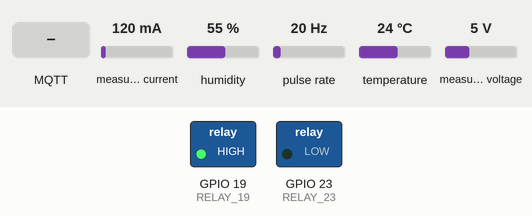
Simulated run of this sketch. Board: ESP32. On the bench: switched loads named in the sketch (green lamp = pin HIGH). Wiring (inferred from the names in the program): pulse sensor: data GPIO 35. The inputs (shaded band) are chosen by the test bench; at power-on: measured current 120 mA, humidity 55 %, pulse rate 20 Hz, temperature 24 °C, measured voltage 5 V. WiFi joins after 1.5 s; servers stay silent unless stated; random numbers use the default seed unless the sketch sets one; no MQTT or app messages arrive unless stated; what the sketch prints to the serial monitor is not drawn.

Above: at 3.7 s.
3.8 s: MQTT message "1" arrives on the first subscribed topic
At 4.2 s:
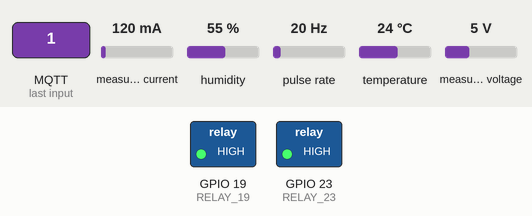
7.3 s: MQTT message "0" arrives on the second subscribed topic
At 7.6 s:
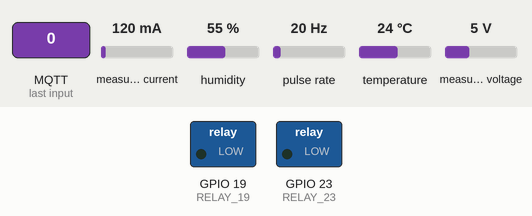
8.8 s: MQTT message "1" arrives on the first subscribed topic
At 9.2 s:
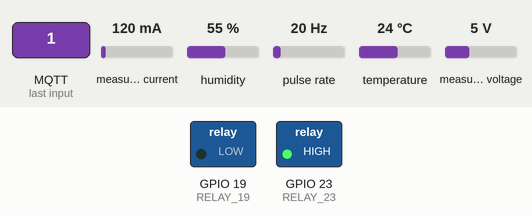
Timing chart, 0 to 12.3 s (numbered marks = the images above; inputs shaded):
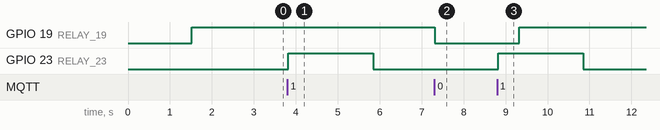

The sketch:

esp32_motor_monitor_mqtt.ino
```cpp
#include <WiFi.h>
#include <WiFiClientSecure.h>
#include <PubSubClient.h>
#include <Wire.h>
#include <PZEM004Tv30.h>
#include "DHTesp.h"
#include <ArduinoJson.h>

// ================================
// CONFIGURACIÓN WIFI
// ================================
const char* ssid = "iPhone de Mayra";           // Cambia esto
const char* password = "may112233";   // Cambia esto

// ================================
// CONFIGURACIÓN MQTT (Test Mosquitto - público)
// ================================
const char* mqtt_server = "087ff76994dc4fd4b47546d2309632e3.s1.eu.hivemq.cloud";
const int mqtt_port = 8883;
const char* mqtt_user = "motor_admin";
const char* mqtt_pass = "motor1234L";

WiFiClientSecure espClient;
PubSubClient client(espClient);

// ================================
// DHT22
// ================================
#define DHT_PIN 12
DHTesp dht;
unsigned long lastDHT = 0;
const unsigned long DHT_INTERVAL = 5000;  // Publicar cada 5s (temperatura cambia lento)

// ================================
// PZEM-004T v3 (3 Sensores Trifásicos)
// Todos conectados al mismo UART (Serial2) con diferentes direcciones Modbus
// ================================
#define RXD2 16
#define TXD2 17

HardwareSerial pzemSerial(2);  // Usar UART2

// Constructores CORRECTOS
PZEM004Tv30 pzemA(pzemSerial, RXD2, TXD2, 0x01);  // Dirección 0x01
PZEM004Tv30 pzemB(pzemSerial, RXD2, TXD2, 0x02);  // Dirección 0x02
PZEM004Tv30 pzemC(pzemSerial, RXD2, TXD2, 0x03);  // Dirección 0x03

unsigned long lastPZEM = 0;
const unsigned long PZEM_INTERVAL = 5000;  // Publicar cada 5s (evitar saturación)

// ================================
// SENSOR RPM
// ================================
#define SENSOR_RPM 35
#define PULSOS_POR_REV 1

volatile unsigned long pulsos = 0;
unsigned long tPrevRPM = 0;
float rpm = 0;

// ================================
// RELÉS (Control de Motor)
// ================================
#define RELAY_19 19   // normalmente energizado (STOP)
#define RELAY_23 23   // normalmente apagado (START)

unsigned long t19 = 0, t23 = 0;
bool activo19 = false;
bool activo23 = false;

// ================================
// VARIABLES GLOBALES
// ================================
unsigned long lastReconnect = 0;
unsigned long lastPublish = 0;
const unsigned long PUBLISH_INTERVAL = 1000;  // Publicar cada 1 segundo

// ================================
// INTERRUPCIÓN RPM
// ================================
void IRAM_ATTR contarPulsos() {
  pulsos++;
}

// ================================
// CALLBACK MQTT
// ================================
void callback(char* topic, byte* payload, unsigned int length) {
  String mensaje = "";
  for (int i = 0; i < length; i++) {
    mensaje += (char)payload[i];
  }

  Serial.print("📥 Mensaje recibido [");
  Serial.print(topic);
  Serial.print("]: ");
  Serial.println(mensaje);

  // ===== CONTROL DE MOTOR =====
  String topicStr = String(topic);

  // START Motor - Encender relé 23 por 2s
  if (topicStr == "motor/control/start" && mensaje == "1") {
    if (!activo23) {
      digitalWrite(RELAY_23, HIGH);
      activo23 = true;
      t23 = millis();
      Serial.println("🟢 MOTOR START - Relé 23 ON (2s)");
      client.publish("motor/status", "starting");
    }
  }

  // STOP Motor - Apagar relé 19 por 2s
  else if (topicStr == "motor/control/stop" && mensaje == "0") {
    if (!activo19) {
      digitalWrite(RELAY_19, LOW);
      activo19 = true;
      t19 = millis();
      Serial.println("🔴 MOTOR STOP - Relé 19 OFF (2s)");
      client.publish("motor/status", "stopping");
    }
  }

  // ===== COMANDOS DE MANTENIMIENTO (Laboratorio) =====
  // Reiniciar energía acumulada
  else if (topicStr == "motor/maintenance/reset_energy") {
    pzemA.resetEnergy();
    pzemB.resetEnergy();
    pzemC.resetEnergy();
    Serial.println("⚡ Energía reseteada en todos los PZEM");
    client.publish("motor/maintenance/status", "energy_reset_ok");
  }

  // Test de vibración (simular lectura alta)
  else if (topicStr == "motor/maintenance/test_vibration") {
    // Publicar valor de prueba alto
    client.publish("motor/vibracion", "15.5");
    Serial.println("🔬 Test de vibración: 15.5 mm/s");
    client.publish("motor/maintenance/status", "vibration_test_ok");
  }

  // Test de temperatura (simular alta temperatura)
  else if (topicStr == "motor/maintenance/test_temperature") {
    client.publish("motor/temperatura", "85.0");
    Serial.println("🌡️ Test de temperatura: 85°C");
    client.publish("motor/maintenance/status", "temperature_test_ok");
  }

  // Calibrar sensores PZEM
  else if (topicStr == "motor/maintenance/calibrate") {
    Serial.println("🔧 Calibrando sensores PZEM...");
    // Los PZEM se auto-calibran, solo confirmamos
    delay(100);
    client.publish("motor/maintenance/status", "calibration_ok");
  }
}

// ================================
// SETUP WIFI
// ================================
void setup_wifi() {
  delay(10);
  Serial.println();
  Serial.print("📡 Conectando a ");
  Serial.println(ssid);

  WiFi.begin(ssid, password);

  int intentos = 0;
  while (WiFi.status() != WL_CONNECTED && intentos < 20) {
    delay(500);
    Serial.print(".");
    intentos++;
  }

  if (WiFi.status() == WL_CONNECTED) {
    Serial.println();
    Serial.println("✅ WiFi conectado");
    Serial.print("📍 IP: ");
    Serial.println(WiFi.localIP());
  } else {
    Serial.println();
    Serial.println("❌ Error: No se pudo conectar a WiFi");
  }
}

// ================================
// RECONECTAR MQTT
// ================================
void reconnect() {
  if (millis() - lastReconnect < 3000) return;  // Intentar cada 3s (más rápido)
  lastReconnect = millis();

  // VERIFICAR WIFI PRIMERO
  if (WiFi.status() != WL_CONNECTED) {
    Serial.println("❌ WiFi desconectado! Reconectando...");
    setup_wifi();
    if (WiFi.status() != WL_CONNECTED) {
      Serial.println("❌ No se pudo reconectar WiFi. Abortando intento MQTT.");
      return;
    }
  }

  Serial.println();
  Serial.println("========================================");
  Serial.print("🔄 Intentando conexión MQTT a: ");
  Serial.println(mqtt_server);
  Serial.print("📡 Puerto: ");
  Serial.println(mqtt_port);

  String clientId = "ESP32_Motor_" + String(random(0xffff), HEX);
  Serial.print("🆔 Client ID: ");
  Serial.println(clientId);

  Serial.println("🔐 Conectando a HiveMQ Cloud...");
  Serial.print("📶 WiFi RSSI: ");
  Serial.print(WiFi.RSSI());
  Serial.println(" dBm");
  Serial.print("🌐 IP Local: ");
  Serial.println(WiFi.localIP());

  espClient.setInsecure();  // Acepta cualquier certificado SSL
  bool conectado = client.connect(clientId.c_str(), mqtt_user, mqtt_pass);

  if (conectado) {
    Serial.println("✅ ¡MQTT CONECTADO EXITOSAMENTE!");
    Serial.println("========================================");

    // Suscribirse a topics de control con QoS 1 (prioridad alta)
    client.subscribe("motor/control/start", 1);
    client.subscribe("motor/control/stop", 1);
    client.subscribe("motor/maintenance/#", 0);  // Todos los comandos de mantenimiento

    Serial.println("📨 Suscrito a topics:");
    Serial.println("  - motor/control/start");
    Serial.println("  - motor/control/stop");
    Serial.println("  - motor/maintenance/#");

    // Publicar estado inicial
    client.publish("motor/status", "connected");
    Serial.println("✉️ Estado publicado: connected");

  } else {
    Serial.print("❌ ERROR DE CONEXIÓN, código: ");
    int rc = client.state();
    Serial.print(rc);
    Serial.print(" - ");

    // Explicar códigos de error
    switch(rc) {
      case -4: Serial.println("Timeout en conexión"); break;
      case -3: Serial.println("Conexión perdida"); break;
      case -2: Serial.println("Falló conexión de red"); break;
      case -1: Serial.println("Cliente desconectado"); break;
      case 1: Serial.println("Versión de protocolo incorrecta"); break;
      case 2: Serial.println("ID de cliente rechazado"); break;
      case 3: Serial.println("Servidor no disponible"); break;
      case 4: Serial.println("Credenciales incorrectas"); break;
      case 5: Serial.println("No autorizado"); break;
      default: Serial.println("Error desconocido"); break;
    }
    Serial.println("========================================");
  }
}

// ================================
// SETUP
// ================================
void setup() {
  Serial.begin(115200);
  Serial.println("\n\n=================================");
  Serial.println("🚀 Sistema de Monitoreo de Motor");
  Serial.println("=================================\n");

  // WiFi
  setup_wifi();

  // MQTT (Optimizado para estabilidad)
  client.setServer(mqtt_server, mqtt_port);
  client.setCallback(callback);
  client.setBufferSize(2048);  // Buffer muy grande
  client.setKeepAlive(60);  // Keepalive cada 60s
  client.setSocketTimeout(20);  // Timeout de 20s

  // Relés
  pinMode(RELAY_19, OUTPUT);
  pinMode(RELAY_23, OUTPUT);
  digitalWrite(RELAY_19, HIGH);  // normalmente energizado
  digitalWrite(RELAY_23, LOW);   // normalmente apagado
  Serial.println("⚡ Relés inicializados");

  // Sensor RPM
  pinMode(SENSOR_RPM, INPUT);
  attachInterrupt(digitalPinToInterrupt(SENSOR_RPM), contarPulsos, RISING);
  tPrevRPM = millis();
  Serial.println("🔄 Sensor RPM configurado");

  // DHT22
  dht.setup(DHT_PIN, DHTesp::DHT22);
  Serial.println("🌡️ DHT22 configurado");

  // PZEM-004T (Inicializar UART2)
  Serial.println("⚡ Inicializando PZEM-004T...");
  pzemSerial.begin(9600, SERIAL_8N1, RXD2, TXD2);  // Iniciar puerto serial
  delay(1000);  // Esperar estabilización

  Serial.println("✅ Sistema listo!\n");
}

// ================================
// LEER Y PUBLICAR PZEM (TRIFÁSICO) - JSON
// ================================
void publicarPZEM() {
  unsigned long now = millis();
  if (now - lastPZEM < PZEM_INTERVAL) return;
  lastPZEM = now;

  StaticJsonDocument<256> doc;
  char jsonBuffer[256];

  // ===== FASE A =====
  float voltA = pzemA.voltage();
  float corrA = pzemA.current();
  float potA = pzemA.power();
  float energA = pzemA.energy();
  float freqA = pzemA.frequency();
  float pfA = pzemA.pf();

  if (!isnan(voltA) && voltA > 0) {
    doc.clear();
    doc["voltaje"] = round(voltA * 100) / 100.0;
    doc["corriente"] = round(corrA * 100) / 100.0;
    doc["potencia"] = round(potA * 100) / 100.0;
    doc["energia"] = round(energA * 1000) / 1000.0;
    doc["frecuencia"] = round(freqA * 100) / 100.0;
    doc["factor_potencia"] = round(pfA * 100) / 100.0;

    serializeJson(doc, jsonBuffer);
    client.publish("motor/fase_a", jsonBuffer);

    Serial.print("📊 Fase A - V:");
    Serial.print(voltA);
    Serial.print("V | I:");
    Serial.print(corrA);
    Serial.print("A | P:");
    Serial.print(potA);
    Serial.println("W");
  }

  client.loop(); // Mantener conexión
  delay(50);

  // ===== FASE B =====
  float voltB = pzemB.voltage();
  float corrB = pzemB.current();
  float potB = pzemB.power();
  float energB = pzemB.energy();
  float freqB = pzemB.frequency();
  float pfB = pzemB.pf();

  if (!isnan(voltB) && voltB > 0) {
    doc.clear();
    doc["voltaje"] = round(voltB * 100) / 100.0;
    doc["corriente"] = round(corrB * 100) / 100.0;
    doc["potencia"] = round(potB * 100) / 100.0;
    doc["energia"] = round(energB * 1000) / 1000.0;
    doc["frecuencia"] = round(freqB * 100) / 100.0;
    doc["factor_potencia"] = round(pfB * 100) / 100.0;

    serializeJson(doc, jsonBuffer);
    client.publish("motor/fase_b", jsonBuffer);

    Serial.print("📊 Fase B - V:");
    Serial.print(voltB);
    Serial.print("V | I:");
    Serial.print(corrB);
    Serial.print("A | P:");
    Serial.print(potB);
    Serial.println("W");
  }

  client.loop(); // Mantener conexión
  delay(50);

  // ===== FASE C =====
  float voltC = pzemC.voltage();
  float corrC = pzemC.current();
  float potC = pzemC.power();
  float energC = pzemC.energy();
  float freqC = pzemC.frequency();
  float pfC = pzemC.pf();

  if (!isnan(voltC) && voltC > 0) {
    doc.clear();
    doc["voltaje"] = round(voltC * 100) / 100.0;
    doc["corriente"] = round(corrC * 100) / 100.0;
    doc["potencia"] = round(potC * 100) / 100.0;
    doc["energia"] = round(energC * 1000) / 1000.0;
    doc["frecuencia"] = round(freqC * 100) / 100.0;
    doc["factor_potencia"] = round(pfC * 100) / 100.0;

    serializeJson(doc, jsonBuffer);
    client.publish("motor/fase_c", jsonBuffer);

    Serial.print("📊 Fase C - V:");
    Serial.print(voltC);
    Serial.print("V | I:");
    Serial.print(corrC);
    Serial.print("A | P:");
    Serial.print(potC);
    Serial.println("W");
  }
}

// ================================
// LOOP
// ================================
void loop() {
  // Comando de reinicio desde Serial Monitor
  if (Serial.available() > 0) {
    char cmd = Serial.read();
    if (cmd == 'r' || cmd == 'R') {
      Serial.println();
      Serial.println("⚠️ REINICIANDO ESP32...");
      delay(500);
      ESP.restart();
    }
  }

  // Mantener conexión MQTT
  if (!client.connected()) {
    reconnect();
  }
  client.loop();

  unsigned long now = millis();

  // ===== TEMPORIZACIÓN RELÉS =====
  if (activo19 && now - t19 >= 2000) {
    digitalWrite(RELAY_19, HIGH);
    activo19 = false;
    Serial.println("✅ Relé 19 ON (motor corriendo)");
    client.publish("motor/status", "running");
  }

  if (activo23 && now - t23 >= 2000) {
    digitalWrite(RELAY_23, LOW);
    activo23 = false;
    Serial.println("✅ Relé 23 OFF (motor encendido)");
    client.publish("motor/status", "running");
  }

  // ===== RPM =====
  if (now - tPrevRPM >= 1000) {
    noInterrupts();
    unsigned long p = pulsos;
    pulsos = 0;
    interrupts();

    if (p == 0) rpm = 0.0f;
    else rpm = (p * 60.0f) / PULSOS_POR_REV;

    char buffer[10];
    dtostrf(rpm, 6, 2, buffer);
    client.publish("motor/rpm", buffer);

    Serial.print("🔄 RPM: ");
    Serial.println(rpm, 2);

    tPrevRPM = now;
  }

  // ===== DHT22 (Temperatura y Humedad) =====
  if (now - lastDHT >= DHT_INTERVAL) {
    lastDHT = now;

    float temp = dht.getTemperature();
    float hum = dht.getHumidity();

    if (!isnan(temp)) {
      char buffer[10];

      dtostrf(temp, 5, 2, buffer);
      client.publish("motor/temperatura", buffer);

      dtostrf(hum, 5, 2, buffer);
      client.publish("motor/humedad", buffer);

      Serial.print("🌡️ Temp: ");
      Serial.print(temp);
      Serial.print("°C | Hum: ");
      Serial.print(hum);
      Serial.println("%");
    } else {
      Serial.println("⚠️ Error DHT22");
    }
  }

  // ===== PZEM (Sensores Trifásicos) =====
  publicarPZEM();

  // Mantener conexión viva después de publicar
  client.loop();

  // Pequeño delay para no saturar el loop
  delay(50);  // 50ms es suficiente
}
```

Measured:
- after the input at 3.8 s, GPIO 23 (RELAY_23): LOW → HIGH at once, → LOW 2.0 s later
- after the input at 7.3 s, GPIO 19 (RELAY_19): HIGH → LOW at once
- after the input at 8.8 s, GPIO 23 (RELAY_23): LOW → HIGH at once, → LOW 2.0 s later
